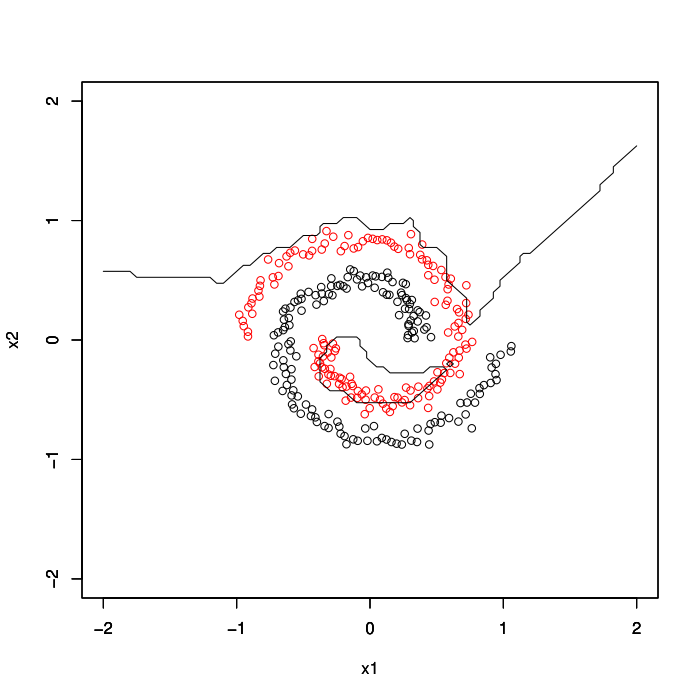

The R source for this figure:
library(mlbench)
source('./myKNN.r')
# Gera os dados sintéticos

data <- mlbench.spirals(300,1,0.05)

classe1 <- data$x[data$classes==1,]
classe2 <- data$x[data$classes==2,]
dados <- data$x
dados[dados==2] <- -1
rotulos <- data$classes

# Plotando os dados
xlim <- c(-2,2)
ylim <- xlim

plot(classe1[,1], classe1[,2], xlim=xlim, ylim=ylim, xlab='x1', ylab='x2')
par(new=T)
plot(classe2[,1], classe2[,2], xlim=xlim, ylim=ylim, col='red', xlab='x1', ylab='x2')

# Classificador

# Plotando a separacao
K = 20
intervalo = seq(from=xlim[1],to=xlim[2],by=0.05)
grid = expand.grid(intervalo,intervalo)

results = apply(grid, 1, myKNN, dados, rotulos, K)
z = matrix(results, ncol=length(intervalo), nrow=length(intervalo))


par(new=T)
contour(intervalo, intervalo, z, xlim=xlim, ylim=ylim, drawlabels=F, nlevels=1)
